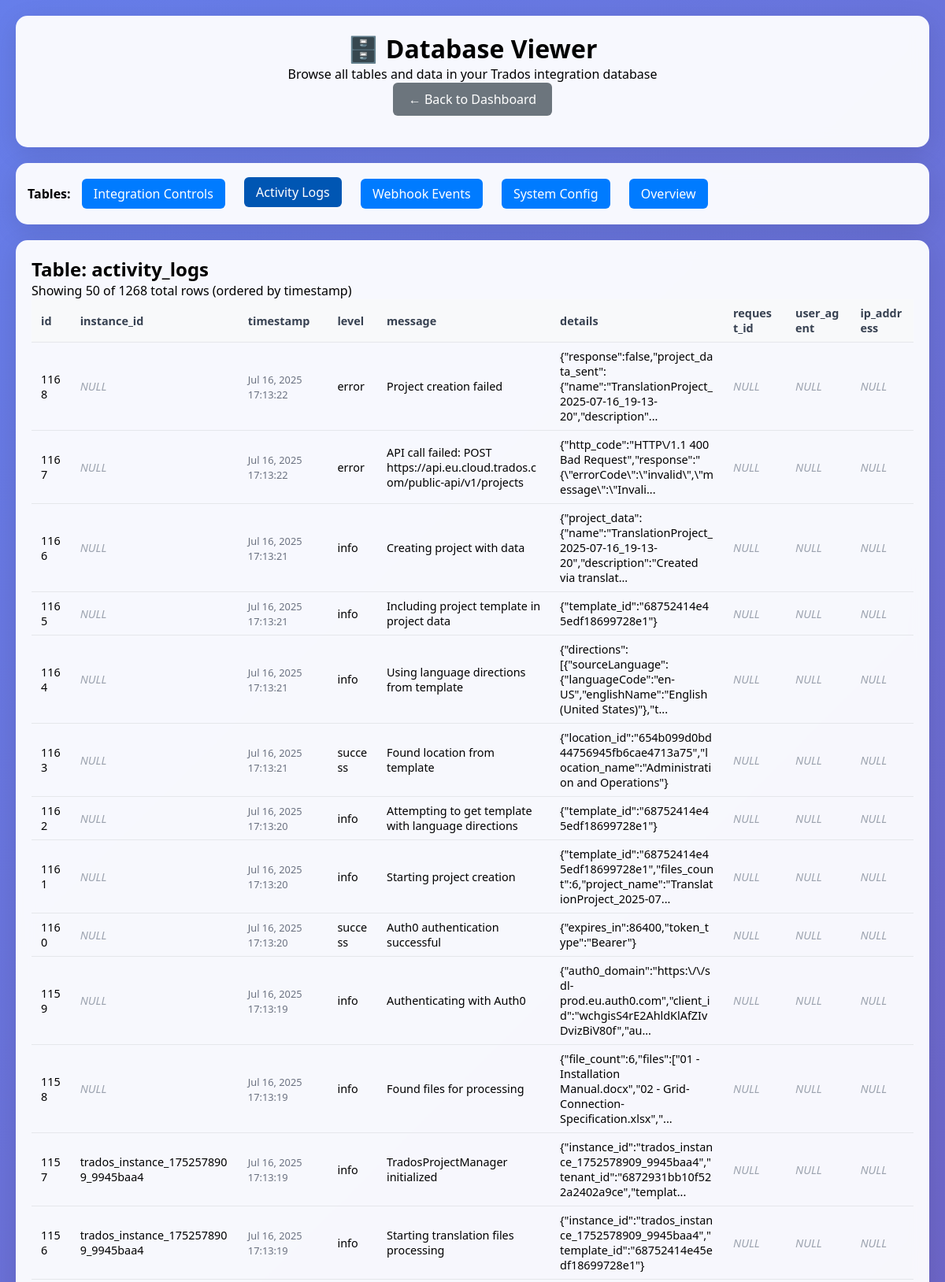
The app's page /database-viewer.php?table=activity_logs&page=3 (upper part) with its own data.
### tables this page shows
CREATE TABLE activity_logs (
            id INTEGER PRIMARY KEY AUTOINCREMENT,
            instance_id TEXT,
            timestamp DATETIME DEFAULT CURRENT_TIMESTAMP,
            level TEXT DEFAULT 'info' CHECK(level IN ('success', 'info', 'warning', 'error')),
            message TEXT NOT NULL,
            details TEXT,
            request_id TEXT,
            user_agent TEXT,
            ip_address TEXT
        );

### database-viewer.php (the view, shortened to what this page needs)
<?php
require_once 'includes/database.php';
$selectedTable = $_GET['table'] ?? null;
$page = max(1, (int)($_GET['page'] ?? 1));
$perPage = 50;
$offset = ($page - 1) * $perPage;
?>
<!DOCTYPE html>
<html lang="en">
<head>
</head>
<body>
    <div class="container">
        <div class="header">
            <h1>🗄️ Database Viewer</h1>
            <p>Browse all tables and data in your Trados integration database</p>
            <a href="index.php" class="back-link">← Back to Dashboard</a>
        </div>
        <div class="nav">
            <strong>Tables:</strong>
            <a href="?table=integration_controls" <?php echo $selectedTable === 'integration_controls' ? 'class="active"' : ''; ?>>
                Integration Controls
            </a>
            <a href="?table=activity_logs" <?php echo $selectedTable === 'activity_logs' ? 'class="active"' : ''; ?>>
                Activity Logs
            </a>
            <a href="?table=webhook_events" <?php echo $selectedTable === 'webhook_events' ? 'class="active"' : ''; ?>>
                Webhook Events
            </a>
            <a href="?table=system_config" <?php echo $selectedTable === 'system_config' ? 'class="active"' : ''; ?>>
                System Config
            </a>
            <a href="?" <?php echo !$selectedTable ? 'class="active"' : ''; ?>>
                Overview
            </a>
        </div>
        <div class="content">
            <?php if (!$selectedTable): ?>
                <h2>Database Overview</h2>
                <?php
                $tables = ['integration_controls', 'activity_logs', 'webhook_events', 'system_config'];
                $stats = [];
                foreach ($tables as $table) {
                    try {
                        $stmt = $pdo->query("SELECT COUNT(*) as count FROM `$table`");
                        $stats[$table] = $stmt->fetch()['count'];
                    } catch (PDOException $e) {
                        $stats[$table] = 'Error';
                        echo "<div class='error'>Error getting count for table '$table': " . htmlspecialchars($e->getMessage()) . "</div>";
                    }
                }
                try {
                    $stmt = $pdo->query("SELECT sqlite_version() as version");
                    $version = 'SQLite ' . $stmt->fetch()['version'];
                    $database_file = __DIR__ . '/data/trados.db';
                    $size_mb = file_exists($database_file) ? round(filesize($database_file) / 1024 / 1024, 2) : 0;
                } catch (Exception $e) {
                    $version = 'Unknown';
                    $size_mb = 0;
                    echo "<div class='error'>Error getting database info: " . htmlspecialchars($e->getMessage()) . "</div>";
                }
                ?>
                <div class="stats">
                    <div class="stat-card">
                        <div class="stat-number"><?php echo $stats['integration_controls']; ?></div>
                        <div>Integration Controls</div>
                    </div>
                    <div class="stat-card">
                        <div class="stat-number"><?php echo $stats['activity_logs']; ?></div>
                        <div>Activity Logs</div>
                    </div>
                    <div class="stat-card">
                        <div class="stat-number"><?php echo $stats['webhook_events']; ?></div>
                        <div>Webhook Events</div>
                    </div>
                    <div class="stat-card">
                        <div class="stat-number"><?php echo $stats['system_config']; ?></div>
                        <div>Config Settings</div>
                    </div>
                </div>
                <h3>Database Information</h3>
                <table>
                    <tr><td><strong>Version:</strong></td><td><?php echo htmlspecialchars($version); ?></td></tr>
                    <tr><td><strong>Size:</strong></td><td><?php echo $size_mb; ?> MB</td></tr>
                    <tr><td><strong>Location:</strong></td><td><?php echo htmlspecialchars(realpath(__DIR__ . '/data/trados.db') ?: 'File not found'); ?></td></tr>
                </table>
            <?php else: ?>
                <?php
                try {
                    $countStmt = $pdo->prepare("SELECT COUNT(*) as total FROM `$selectedTable`");
                    $countStmt->execute();
                    $totalRows = $countStmt->fetch()['total'];
                    $structStmt = $pdo->query("PRAGMA table_info(`$selectedTable`)");
                    $columns = $structStmt->fetchAll(PDO::FETCH_ASSOC);
                    $columnNames = array_column($columns, 'name');
                    $orderBy = 'rowid';
                    if (in_array('timestamp', $columnNames)) {
                        $orderBy = 'timestamp';
                    } elseif (in_array('created_at', $columnNames)) {
                        $orderBy = 'created_at';
                    } elseif (in_array('id', $columnNames)) {
                        $orderBy = 'id';
                    }
                    $stmt = $pdo->prepare("SELECT * FROM `$selectedTable` ORDER BY `$orderBy` DESC LIMIT ? OFFSET ?");
                    $stmt->bindValue(1, $perPage, PDO::PARAM_INT);
                    $stmt->bindValue(2, $offset, PDO::PARAM_INT);
                    $stmt->execute();
                    $rows = $stmt->fetchAll(PDO::FETCH_ASSOC);
                    if (empty($rows)) {
                        echo "<p>No data found in table: <strong>" . htmlspecialchars($selectedTable) . "</strong></p>";
                    } else {
                        echo "<h2>Table: " . htmlspecialchars($selectedTable) . "</h2>";
                        echo "<p>Showing " . count($rows) . " of $totalRows total rows (ordered by $orderBy)</p>";
                        $tableColumns = array_keys($rows[0]);
                        echo "<table>";
                        echo "<thead><tr>";
                        foreach ($tableColumns as $column) {
                            echo "<th>" . htmlspecialchars($column) . "</th>";
                        }
                        echo "</tr></thead>";
                        echo "<tbody>";
                        foreach ($rows as $row) {
                            echo "<tr>";
                            foreach ($tableColumns as $column) {
                                $value = $row[$column];
                                echo "<td>";
                                if ($value === null) {
                                    echo "<em style='color: #9ca3af;'>NULL</em>";
                                } elseif ($column === 'status') {
                                    echo "<span class='status-badge status-$value'>" . ucfirst(htmlspecialchars($value)) . "</span>";
                                } elseif (in_array($column, ['timestamp', 'created_at', 'last_activity', 'updated_at']) && $value) {
                                    echo "<span class='timestamp'>" . date('M j, Y H:i:s', strtotime($value)) . "</span>";
                                } elseif (in_array($column, ['client_secret']) && $value) {
                                    echo "<code>" . substr($value, 0, 10) . "..." . substr($value, -4) . "</code>";
                                } elseif (strlen($value) > 100) {
                                    echo "<span title='" . htmlspecialchars($value) . "'>" .
                                         htmlspecialchars(substr($value, 0, 100)) . "...</span>";
                                } else {
                                    echo htmlspecialchars($value);
                                }
                                echo "</td>";
                            }
                            echo "</tr>";
                        }
                        echo "</tbody></table>";
                    }
                } catch (PDOException $e) {
                    echo "<div class='error'>Database error: " . htmlspecialchars($e->getMessage()) . "</div>";
                } catch (Exception $e) {
                    echo "<div class='error'>Error: " . htmlspecialchars($e->getMessage()) . "</div>";
                }
                ?>
            <?php endif; ?>
        </div>
    </div>
</body>
</html>

### database-viewer.php (style rules this page uses)
* { margin: 0; padding: 0; box-sizing: border-box; }
body { font-family: 'Segoe UI', Tahoma, Geneva, Verdana, sans-serif; background: linear-gradient(135deg, #667eea 0%, #764ba2 100%); min-height: 100vh; padding: 20px; }
.container { max-width: 1400px; margin: 0 auto; }
.header { background: rgba(255, 255, 255, 0.95); backdrop-filter: blur(10px); border-radius: 15px; padding: 20px; margin-bottom: 20px; box-shadow: 0 8px 32px rgba(0, 0, 0, 0.1); text-align: center; }
.nav { background: rgba(255, 255, 255, 0.95); backdrop-filter: blur(10px); border-radius: 15px; padding: 15px; margin-bottom: 20px; box-shadow: 0 8px 32px rgba(0, 0, 0, 0.1); }
.nav a { display: inline-block; margin: 5px 10px; padding: 8px 15px; background: #007bff; color: white; text-decoration: none; border-radius: 6px; transition: all 0.2s ease; }
.nav a:hover, .nav a.active { background: #0056b3; transform: translateY(-2px); }
.content { background: rgba(255, 255, 255, 0.95); backdrop-filter: blur(10px); border-radius: 15px; padding: 20px; box-shadow: 0 8px 32px rgba(0, 0, 0, 0.1); overflow-x: auto; }
table { width: 100%; border-collapse: collapse; font-size: 0.9rem; }
th, td { text-align: left; padding: 8px 12px; border-bottom: 1px solid #e5e7eb; word-break: break-word; max-width: 300px; }
th { background: #f8f9fa; font-weight: 600; color: #374151; position: sticky; top: 0; }
.timestamp { font-size: 0.8rem; color: #6b7280; }
.back-link { display: inline-block; margin-bottom: 20px; padding: 10px 20px; background: #6c757d; color: white; text-decoration: none; border-radius: 6px; }

### records on screen
activity_logs: id "1168", timestamp "Jul 16, 2025 17:13:22", level "error", message "Project creation failed", details "{\"response\":false,\"project_data_sent\":{\"name\":\"TranslationProject_2025-07-16_19-13-20\",\"description\""
activity_logs: id "1167", timestamp "Jul 16, 2025 17:13:22", level "error", message "API call failed: POST https://api.eu.cloud.trados.com/public-api/v1/projects", details "{\"http_code\":\"HTTP\\/1.1 400 Bad Request\",\"response\":\"{\\\"errorCode\\\":\\\"invalid\\\",\\\"message\\\":\\\"Invali"
activity_logs: id "1166", timestamp "Jul 16, 2025 17:13:21", level "info", message "Creating project with data", details "{\"project_data\":{\"name\":\"TranslationProject_2025-07-16_19-13-20\",\"description\":\"Created via translat"
activity_logs: id "1165", timestamp "Jul 16, 2025 17:13:21", level "info", message "Including project template in project data", details "{\"template_id\":\"68752414e45edf18699728e1\"}"
activity_logs: id "1164", timestamp "Jul 16, 2025 17:13:21", level "info", message "Using language directions from template", details "{\"directions\":[{\"sourceLanguage\":{\"languageCode\":\"en-US\",\"englishName\":\"English (United States)\"},\"t"
activity_logs: id "1163", timestamp "Jul 16, 2025 17:13:21", level "success", message "Found location from template", details "{\"location_id\":\"654b099d0bd44756945fb6cae4713a75\",\"location_name\":\"Administration and Operations\"}"
activity_logs: id "1162", timestamp "Jul 16, 2025 17:13:20", level "info", message "Attempting to get template with language directions", details "{\"template_id\":\"68752414e45edf18699728e1\"}"
activity_logs: id "1161", timestamp "Jul 16, 2025 17:13:20", level "info", message "Starting project creation", details "{\"template_id\":\"68752414e45edf18699728e1\",\"files_count\":6,\"project_name\":\"TranslationProject_2025-07"
activity_logs: id "1160", timestamp "Jul 16, 2025 17:13:20", level "success", message "Auth0 authentication successful", details "{\"expires_in\":86400,\"token_type\":\"Bearer\"}"
activity_logs: id "1159", timestamp "Jul 16, 2025 17:13:19", level "info", message "Authenticating with Auth0", details "{\"auth0_domain\":\"https:\\/\\/sdl-prod.eu.auth0.com\",\"client_id\":\"wchgisS4rE2AhldKlAfZIvDvizBiV80f\",\"au"
activity_logs: id "1158", timestamp "Jul 16, 2025 17:13:19", level "info", message "Found files for processing", details "{\"file_count\":6,\"files\":[\"01 - Installation Manual.docx\",\"02 - Grid-Connection-Specification.xlsx\",\""
activity_logs: id "1157", instance "trados_instance_1752578909_9945baa4", timestamp "Jul 16, 2025 17:13:19", level "info", message "TradosProjectManager initialized", details "{\"instance_id\":\"trados_instance_1752578909_9945baa4\",\"tenant_id\":\"6872931bb10f522a2402a9ce\",\"templat"
activity_logs: id "1156", instance "trados_instance_1752578909_9945baa4", timestamp "Jul 16, 2025 17:13:19", level "info", message "Starting translation files processing", details "{\"instance_id\":\"trados_instance_1752578909_9945baa4\",\"template_id\":\"68752414e45edf18699728e1\"}"

### other values on screen
$selectedTable "activity_logs"
count($rows) "50"
$totalRows "1268"
$orderBy "timestamp"
$column "id"
$column "instance_id"
$column "timestamp"
$column "level"
$column "message"
$column "details"
$column "request_id"
$column "user_agent"
$column "ip_address"
